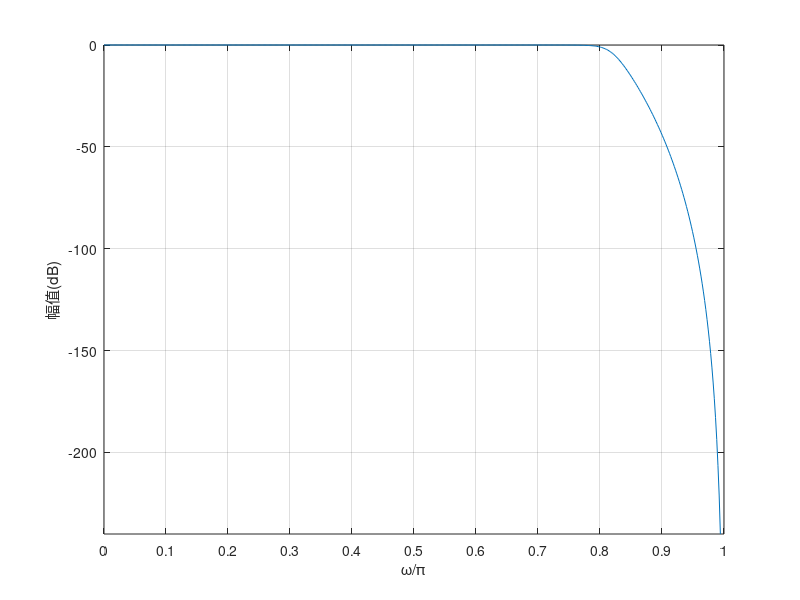

Write MATLAB code to recreate this figure.
close all; clear;

r = 40;
N = 100;
TW = 0.1 * pi; %过渡带宽
fs = 1;

Wp = 2*pi * r / N;
Ws = Wp + TW;
Rp = 1; As = 40;

%[N, OmegaC] = buttord(Wp, Ws, Rp, As, 's');
%[b, a] = butter(N, OmegaC, 's');
%[bz, az] = impinvar(b, a, fs);
%freqz(bz, az);

[N, OmegaC] = buttord(Wp/pi, Ws/pi, Rp, As);
[b, a] = butter(N, OmegaC);
% freqz(b, a);

[h, w] = freqz(b, a);
figure, plot(w/pi,20*log10(abs(h)));
xlabel('\omega/\pi');
ylabel('幅值(dB)');
ylim([-inf, 0]);
grid;
set(gca,'xtick',0:0.1:1);


% w0 = [Wp, Ws];
% [H, w] = freqs(b, a);
% Hx = freqs(b, a, w0);
% dbHx = -20 * log10(abs(Hx) / max(abs(H)));

% plot(w/(2*pi)/1000, 20*log10(abs(H)));   
% xlabel('f/KHz');
% ylabel('dB');
% %set(gca, 'xtickmode', 'manual', 'xtick', [0, 1, 2, 3, 4, 5, 6, 7]);
% %set(gca, 'ytickmode', 'manual', 'ytick', [-40, -30, -20, -10, 0]);
% grid;

